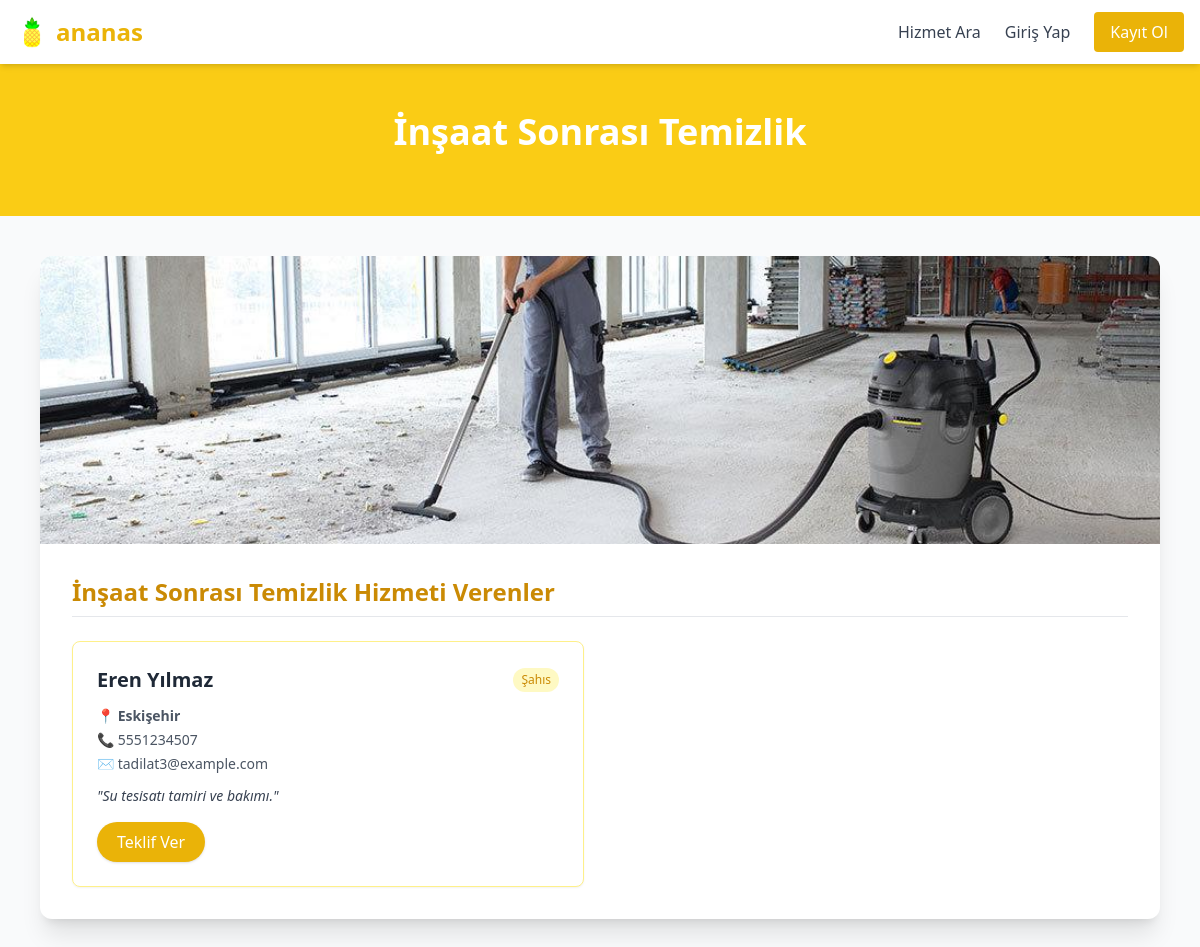
Page /altkategori.php?id=7 on the earlier database version.
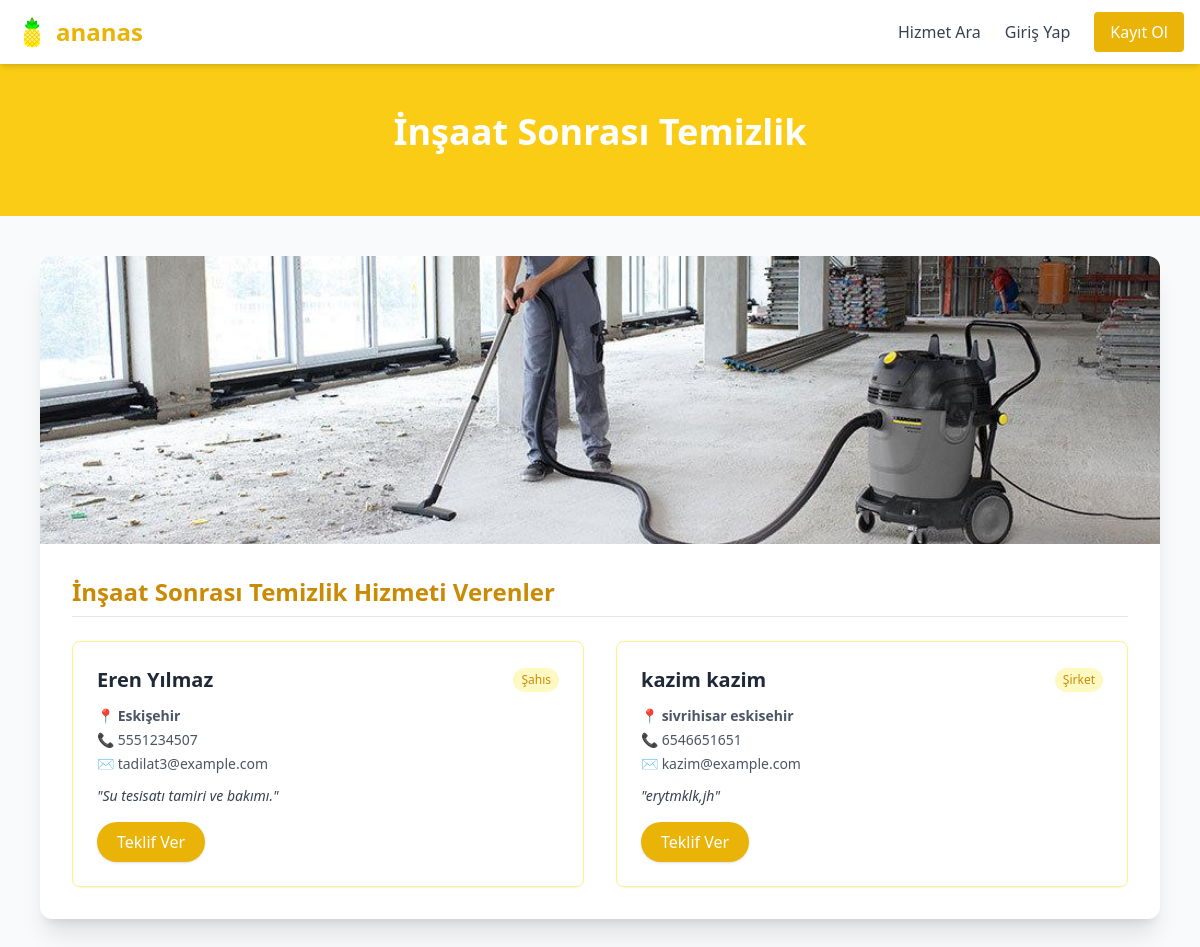
Same page on the later database version.
### tables this page shows
CREATE TABLE `hizmetverenler` (
  `HizmetVerenID` int(11) NOT NULL,
  `SahisMiSirketMi` varchar(50) NOT NULL,
  `Ad` varchar(255) NOT NULL,
  `Soyad` varchar(255) NOT NULL,
  `Konum` varchar(255) DEFAULT NULL,
  `Telefon` varchar(50) DEFAULT NULL,
  `Email` varchar(255) NOT NULL,
  `Sifre` varchar(100) DEFAULT NULL,
  `KategoriID` int(11) NOT NULL,
  `AltKategoriID` int(11) NOT NULL,
  `TanitimYazisi` text DEFAULT NULL
);

### altkategori.php (the view, shortened to what this page needs)
<?php
$baglanti = new mysqli("localhost", "root", "", "armutdata");
$baglanti->set_charset("utf8");
$altkategori_id = (int) $_GET['id'];
$altkat_sorgu = $baglanti->prepare("SELECT * FROM altkategoriler WHERE AltKategoriID = ?");
$altkat_sorgu->bind_param("i", $altkategori_id);
$altkat_sorgu->execute();
$altkat_sonuc = $altkat_sorgu->get_result();
$altkategori = $altkat_sonuc->fetch_assoc();
$hizmetverenler = $baglanti->prepare("SELECT * FROM hizmetverenler WHERE AltKategoriID = ?");
$hizmetverenler->bind_param("i", $altkategori_id);
$hizmetverenler->execute();
$hizmetveren_sonuc = $hizmetverenler->get_result();
?>
<!DOCTYPE html>
<html lang="tr">
<head>
    <script src="https://cdn.tailwindcss.com"></script>
</head>
<body class="bg-gray-50 text-gray-800">
<?php include 'navbar.php'; ?>
<section class="bg-yellow-400 text-white py-12 text-center">
    <h1 class="text-4xl font-bold mb-4"><?php echo htmlspecialchars($altkategori['AltKategoriAdi']); ?></h1>
</section>
<section class="max-w-6xl mx-auto px-4 py-10">
    <div class="bg-white rounded-xl shadow-xl overflow-hidden">
        <?php if (!empty($altkategori['ResimYolu'])): ?>
            <img src="<?php echo $altkategori['ResimYolu']; ?>" alt="<?php echo $altkategori['AltKategoriAdi']; ?>" class="w-full h-72 object-cover">
        <?php endif; ?>
        <div class="p-8">
            <h2 class="text-2xl font-bold text-yellow-600 mb-6 border-b pb-2"><?php echo htmlspecialchars($altkategori['AltKategoriAdi']); ?> Hizmeti Verenler</h2>
            <?php if ($hizmetveren_sonuc->num_rows > 0): ?>
                <div class="grid grid-cols-1 md:grid-cols-2 gap-8">
                    <?php while ($hv = $hizmetveren_sonuc->fetch_assoc()): ?>
                        <div class="border border-yellow-200 rounded-lg p-6 shadow-sm hover:shadow-lg transition bg-white">
                            <div class="flex items-center justify-between mb-3">
                                <h3 class="text-xl font-semibold text-gray-800">
                                    <?php echo htmlspecialchars($hv['Ad'] . ' ' . $hv['Soyad']); ?>
                                </h3>
                                <span class="text-xs px-2 py-1 rounded-full bg-yellow-100 text-yellow-600">
                                    <?php echo $hv['SahisMiSirketMi'] === 'sirket' ? 'Şirket' : 'Şahıs'; ?>
                                </span>
                            </div>
                            <p class="text-sm text-gray-600 mb-1">📍 <strong><?php echo htmlspecialchars($hv['Konum']); ?></strong></p>
                            <p class="text-sm text-gray-600 mb-1">📞 <?php echo htmlspecialchars($hv['Telefon']); ?></p>
                            <p class="text-sm text-gray-600 mb-3">✉️ <?php echo htmlspecialchars($hv['Email']); ?></p>
                            <p class="text-gray-700 text-sm mb-4 italic">"<?php echo nl2br(htmlspecialchars($hv['TanitimYazisi'])); ?>"</p>
                            <a href="teklif_al.php?id=<?php echo $hv['HizmetVerenID']; ?>" class="inline-block bg-yellow-500 text-white px-5 py-2 rounded-full font-medium shadow hover:bg-yellow-600 transition">Teklif Ver</a>
                        </div>
                    <?php endwhile; ?>
                </div>
            <?php else: ?>
                <p class="text-gray-600 text-center">Bu alt kategoriye ait kayıtlı bir hizmet veren bulunmamaktadır.</p>
            <?php endif; ?>
        </div>
    </div>
</section>
</body>
</html>

Differences in the rows shown:
added hizmetverenler: Ad+Soyad "kazim kazim", SahisMiSirketMi "Şirket", Konum "sivrihisar eskisehir", Telefon "6546651651", Email "kazim@example.com", TanitimYazisi "erytmklk,jh"
